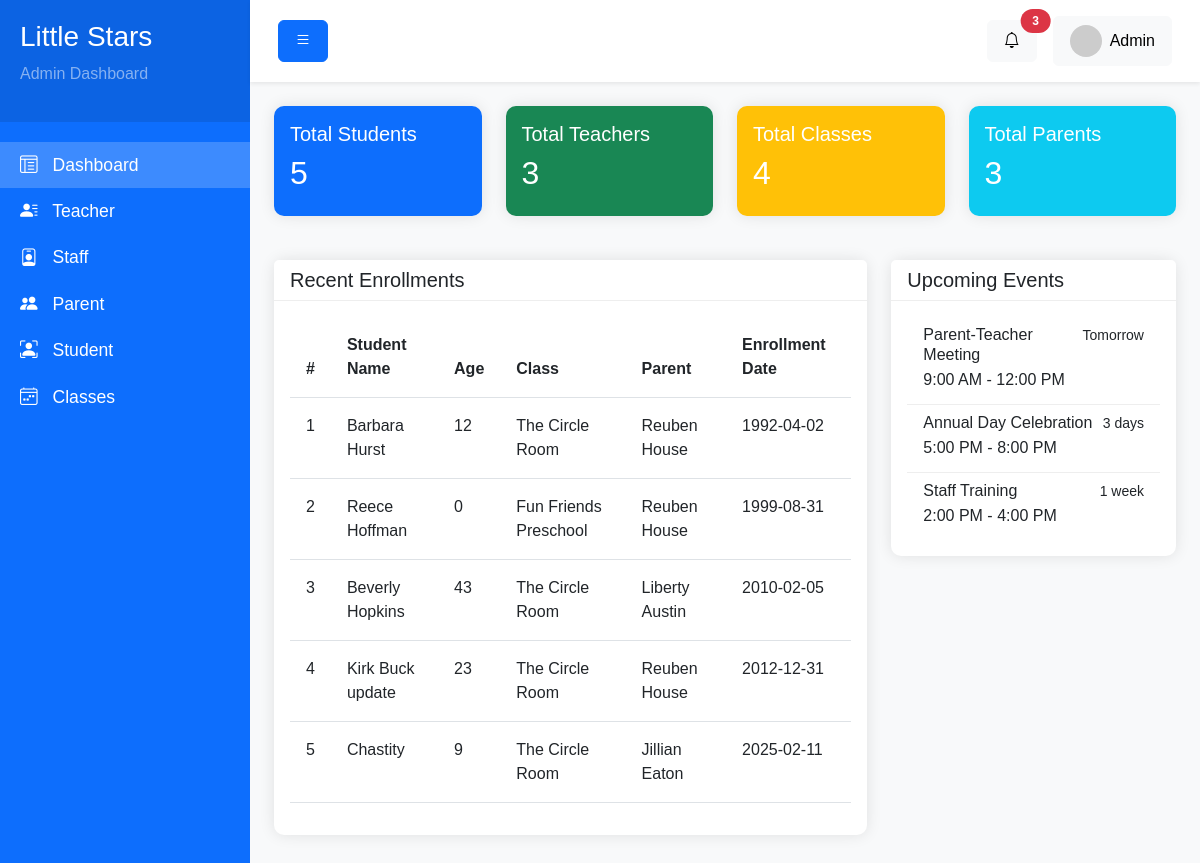
The page /backend/index.php on the database as committed earlier.
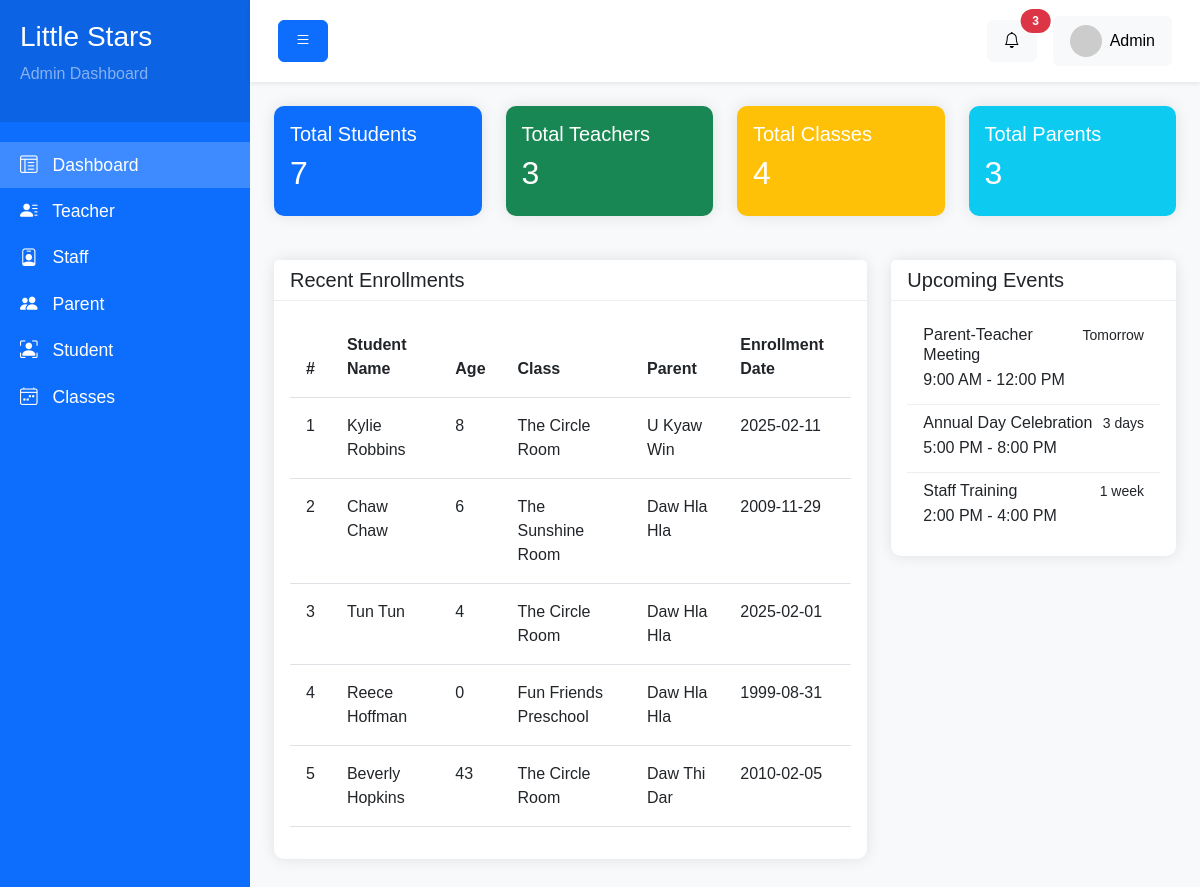
The same page on the database as committed later.
### tables this page shows
CREATE TABLE `Students` (
  `student_id` int NOT NULL,
  `name` varchar(50) NOT NULL,
  `date_of_birth` date NOT NULL,
  `gender` enum('Male','Female','Other') NOT NULL,
  `parent_id` int NOT NULL,
  `enrollment_date` date NOT NULL,
  `class_id` int DEFAULT NULL
);

CREATE TABLE `Classes` (
  `class_id` int NOT NULL,
  `class_name` varchar(50) NOT NULL,
  `age` varchar(50) NOT NULL,
  `teacher_id` int DEFAULT NULL,
  `max_students` int DEFAULT NULL,
  `schedule` text,
  `start_date` date NOT NULL
);

CREATE TABLE `Parents` (
  `parent_id` int NOT NULL,
  `user_id` int NOT NULL,
  `name` varchar(50) NOT NULL,
  `phone` varchar(50) NOT NULL,
  `address` text
);

### backend/components/dashboard/recent-enrollments.php (the view, shortened to what the changed rows need)
 <?php
    include '../database/db.php';
    $get_student_list_query = "SELECT *, Students.name AS student_name, Parents.name AS parent_name, Classes.class_name AS class_name FROM Students LEFT JOIN Parents ON Students.parent_id = Parents.parent_id LEFT JOIN Classes ON Students.class_id = Classes.class_id ORDER BY Students.student_id DESC LIMIT 5";
    $statement = $pdo->prepare($get_student_list_query);
    $statement->execute();
    $students = [];
    while($student = $statement->fetch(PDO::FETCH_ASSOC)) {
        $students[] = $student;
    }
    function calculate_age($date_of_birth) {
        $date_of_birth = new DateTime($date_of_birth);
        $interval = $date_of_birth->diff(new DateTime(date('Y-m-d')));
        return $interval->y;
    }
?>
 <div class="col-md-8">
         <div class="card">
             <div class="card-body">
                 <div class="table-responsive">
                     <table class="table">
                         <thead>
                             <tr>
                                <th>#</th>
                                 <th>Student Name</th>
                                 <th>Age</th>
                                 <th>Class</th>
                                 <th>Parent</th>
                                 <th>Enrollment Date</th>
                             </tr>
                         </thead>
                         <tbody>
                         <?php if(isset($students) && count($students) > 0) : ?>
                            <?php $id = 1; ?>
                            <?php foreach($students as $student) : ?>
                                <tr>
                                    <td><?= $id++ ?></td>
                                    <td><?= $student['student_name'] ?></td>
                                    <td><?= calculate_age($student['date_of_birth']) ?></td>
                                    <td><?= $student['class_name'] ?></td>
                                    <td><?= $student['parent_name'] ?></td>
                                    <td><?= $student['enrollment_date'] ?></td>
                                </tr>
                            <?php endforeach; ?>
                        <?php endif; ?>
                         </tbody>
                     </table>
                 </div>
             </div>
         </div>
     </div>

### backend/components/sidebar.php (shortened to what the changed rows need)
<?php
    $navItems = [
        ['name' => 'Dashboard', 'link'=> 'index.php', 'icon' => 'bi bi-layout-text-window-reverse'],
        ['name' => 'Teacher', 'link'=> 'teachers.php' , 'icon' => 'bi bi-person-lines-fill'],
        ['name' => 'Staff', 'link'=> 'staff.php' , 'icon' => 'bi bi-person-badge'],
        ['name' => 'Parent', 'link'=> 'parents.php' , 'icon' => 'bi bi-people-fill'],
        ['name' => 'Student', 'link'=> 'students.php', 'icon' => 'bi bi-person-bounding-box'],
        ['name' => 'Classes', 'link'=> 'classes.php' , 'icon' => 'bi bi-calendar4-week'],
    ];
    function activeClass($itemUrl): string {
        $itemUrl = '/backend/' . $itemUrl;
        if ($_SERVER['REQUEST_URI'] == $itemUrl) {
            return 'active';
        }
        return '';
    }
?>
  <nav id="sidebar" class="bg-primary">
      <ul class="list-unstyled components">
            <?php foreach ($navItems as $item ): ?>
                <li class="<?php echo activeClass($item['link']); ?>">
                    <a href="<?php echo '/backend/'.$item['link'] ?>" >
                    <i class="<?php echo $item['icon'] ?>"></i>
                    <?php echo $item['name'] ?>
                    </a>
                </li>
            <?php endforeach; ?>
      </ul>
  </nav>

### backend/components/dashboard/main-cards.php (shortened to what the changed rows need)
<?php
    include '../database/db.php';
    $get_count_query = "SELECT
    (SELECT COUNT(*) FROM Students) as student_count,
    (SELECT COUNT(*) FROM Teachers) as teacher_count,
    (SELECT COUNT(*) FROM Parents) as parent_count,
    (SELECT COUNT(*) FROM Classes) as class_count";
    $statement = $pdo->prepare($get_count_query);
    $statement->execute();
    $count = $statement->fetch(PDO::FETCH_ASSOC);
?>
  <div class="row mb-4">
      <div class="col-md-3">
          <div class="card bg-primary text-white">
              <div class="card-body">
                  <h5>Total Students</h5>
                  <h2><?= $count['student_count']; ?></h2>
              </div>
          </div>
      </div>
      <div class="col-md-3">
          <div class="card bg-success text-white">
              <div class="card-body">
                  <h2><?= $count['teacher_count']; ?></h2>
              </div>
          </div>
      </div>
      <div class="col-md-3">
          <div class="card bg-warning text-white">
              <div class="card-body">
                  <h2><?= $count['class_count']; ?></h2>
              </div>
          </div>
      </div>
      <div class="col-md-3">
          <div class="card bg-info text-white">
              <div class="card-body">
                  <h2><?= $count['parent_count']; ?></h2>
              </div>
          </div>
      </div>
  </div>

Rows that differ between the two databases and show on the page:
no longer on this page (row edited): students: name "Kirk Buck update", date_of_birth "23", class.class_name "The Circle Room", parent.name "Reuben House", enrollment_date "2012-12-31"
no longer on this page (row unchanged): students: name "Chastity", date_of_birth "9", class.class_name "The Circle Room", parent.name "Jillian Eaton", enrollment_date "2025-02-11"
added students: name "Kylie Robbins", date_of_birth "8", class.class_name "The Circle Room", parent.name "U Kyaw Win", enrollment_date "2025-02-11"
added students: name "Chaw Chaw", date_of_birth "6", class.class_name "The Sunshine Room", parent.name "Daw Hla Hla", enrollment_date "2009-11-29"
changed students: name "Barbara Hurst" → "Tun Tun"; date_of_birth "12" → "4"; parent.name "Reuben House" → "Daw Hla Hla"; enrollment_date "1992-04-02" → "2025-02-01"
changed through a linked row, students "Reece Hoffman": parent.name "Reuben House" → "Daw Hla Hla"
changed through a linked row, students "Beverly Hopkins": parent.name "Liberty Austin" → "Daw Thi Dar"
Other text that changed with them:
$count['student_count']: "5" → "7"
